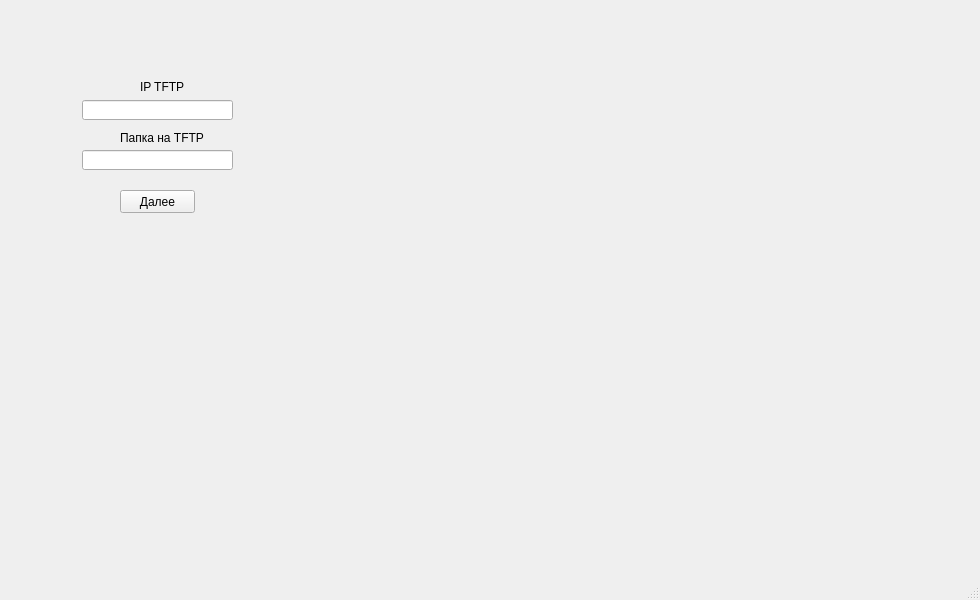
<?xml version="1.0" encoding="UTF-8"?>
<ui version="4.0">
 <class>MainWindow</class>
 <widget class="QMainWindow" name="MainWindow">
  <property name="geometry">
   <rect>
    <x>0</x>
    <y>0</y>
    <width>980</width>
    <height>600</height>
   </rect>
  </property>
  <property name="windowTitle">
   <string>MainWindow</string>
  </property>
  <widget class="QWidget" name="centralwidget">
   <widget class="QStackedWidget" name="stackedWidget">
    <property name="geometry">
     <rect>
      <x>30</x>
      <y>10</y>
      <width>911</width>
      <height>531</height>
     </rect>
    </property>
    <property name="currentIndex">
     <number>0</number>
    </property>
    <widget class="QWidget" name="page_3">
     <widget class="QLineEdit" name="lineEdit_2">
      <property name="geometry">
       <rect>
        <x>52</x>
        <y>90</y>
        <width>151</width>
        <height>20</height>
       </rect>
      </property>
     </widget>
     <widget class="QLabel" name="label_2">
      <property name="geometry">
       <rect>
        <x>110</x>
        <y>70</y>
        <width>47</width>
        <height>13</height>
       </rect>
      </property>
      <property name="text">
       <string>IP TFTP</string>
      </property>
     </widget>
     <widget class="QLineEdit" name="lineEdit_3">
      <property name="geometry">
       <rect>
        <x>52</x>
        <y>140</y>
        <width>151</width>
        <height>20</height>
       </rect>
      </property>
     </widget>
     <widget class="QLabel" name="label_3">
      <property name="geometry">
       <rect>
        <x>90</x>
        <y>120</y>
        <width>91</width>
        <height>16</height>
       </rect>
      </property>
      <property name="text">
       <string>Папка на TFTP</string>
      </property>
     </widget>
     <widget class="QPushButton" name="pushButton_2">
      <property name="geometry">
       <rect>
        <x>90</x>
        <y>180</y>
        <width>75</width>
        <height>23</height>
       </rect>
      </property>
      <property name="text">
       <string>Далее</string>
      </property>
     </widget>
    </widget>
    <widget class="QWidget" name="page">
     <widget class="QTableWidget" name="tableWidget">
      <property name="geometry">
       <rect>
        <x>10</x>
        <y>10</y>
        <width>541</width>
        <height>471</height>
       </rect>
      </property>
     </widget>
     <widget class="QTableWidget" name="tableWidget_2">
      <property name="geometry">
       <rect>
        <x>570</x>
        <y>10</y>
        <width>301</width>
        <height>471</height>
       </rect>
      </property>
     </widget>
     <widget class="QComboBox" name="comboBox">
      <property name="geometry">
       <rect>
        <x>570</x>
        <y>490</y>
        <width>241</width>
        <height>22</height>
       </rect>
      </property>
     </widget>
     <widget class="QPushButton" name="pushButton_3">
      <property name="geometry">
       <rect>
        <x>10</x>
        <y>490</y>
        <width>131</width>
        <height>31</height>
       </rect>
      </property>
      <property name="text">
       <string>Обновить</string>
      </property>
     </widget>
     <widget class="QPushButton" name="pushButton_6">
      <property name="geometry">
       <rect>
        <x>820</x>
        <y>490</y>
        <width>75</width>
        <height>41</height>
       </rect>
      </property>
      <property name="text">
       <string>Добавить
эталон</string>
      </property>
     </widget>
    </widget>
    <widget class="QWidget" name="page_2">
     <widget class="QPushButton" name="pushButton">
      <property name="geometry">
       <rect>
        <x>544</x>
        <y>0</y>
        <width>141</width>
        <height>31</height>
       </rect>
      </property>
      <property name="text">
       <string>назад</string>
      </property>
     </widget>
     <widget class="QLabel" name="label">
      <property name="geometry">
       <rect>
        <x>20</x>
        <y>20</y>
        <width>47</width>
        <height>16</height>
       </rect>
      </property>
      <property name="text">
       <string>Эталон</string>
      </property>
     </widget>
     <widget class="QLabel" name="label_4">
      <property name="geometry">
       <rect>
        <x>400</x>
        <y>20</y>
        <width>121</width>
        <height>16</height>
       </rect>
      </property>
      <property name="text">
       <string>Скрипт пользователя</string>
      </property>
     </widget>
     <widget class="QTableWidget" name="tableWidget_3">
      <property name="geometry">
       <rect>
        <x>10</x>
        <y>40</y>
        <width>331</width>
        <height>491</height>
       </rect>
      </property>
     </widget>
     <widget class="QTableWidget" name="tableWidget_4">
      <property name="geometry">
       <rect>
        <x>350</x>
        <y>40</y>
        <width>331</width>
        <height>491</height>
       </rect>
      </property>
     </widget>
    </widget>
    <widget class="QWidget" name="page_4">
     <widget class="QLabel" name="label_5">
      <property name="geometry">
       <rect>
        <x>20</x>
        <y>10</y>
        <width>91</width>
        <height>16</height>
       </rect>
      </property>
      <property name="text">
       <string>Добавить эталон</string>
      </property>
     </widget>
     <widget class="QTextEdit" name="textEdit">
      <property name="geometry">
       <rect>
        <x>10</x>
        <y>50</y>
        <width>371</width>
        <height>441</height>
       </rect>
      </property>
     </widget>
     <widget class="QPushButton" name="pushButton_4">
      <property name="geometry">
       <rect>
        <x>10</x>
        <y>500</y>
        <width>131</width>
        <height>31</height>
       </rect>
      </property>
      <property name="text">
       <string>Добавить</string>
      </property>
     </widget>
     <widget class="QPushButton" name="pushButton_5">
      <property name="geometry">
       <rect>
        <x>300</x>
        <y>10</y>
        <width>75</width>
        <height>31</height>
       </rect>
      </property>
      <property name="text">
       <string>Назад</string>
      </property>
     </widget>
    </widget>
   </widget>
  </widget>
  <widget class="QMenuBar" name="menubar">
   <property name="geometry">
    <rect>
     <x>0</x>
     <y>0</y>
     <width>980</width>
     <height>21</height>
    </rect>
   </property>
  </widget>
  <widget class="QStatusBar" name="statusbar"/>
 </widget>
 <resources/>
 <connections/>
</ui>
